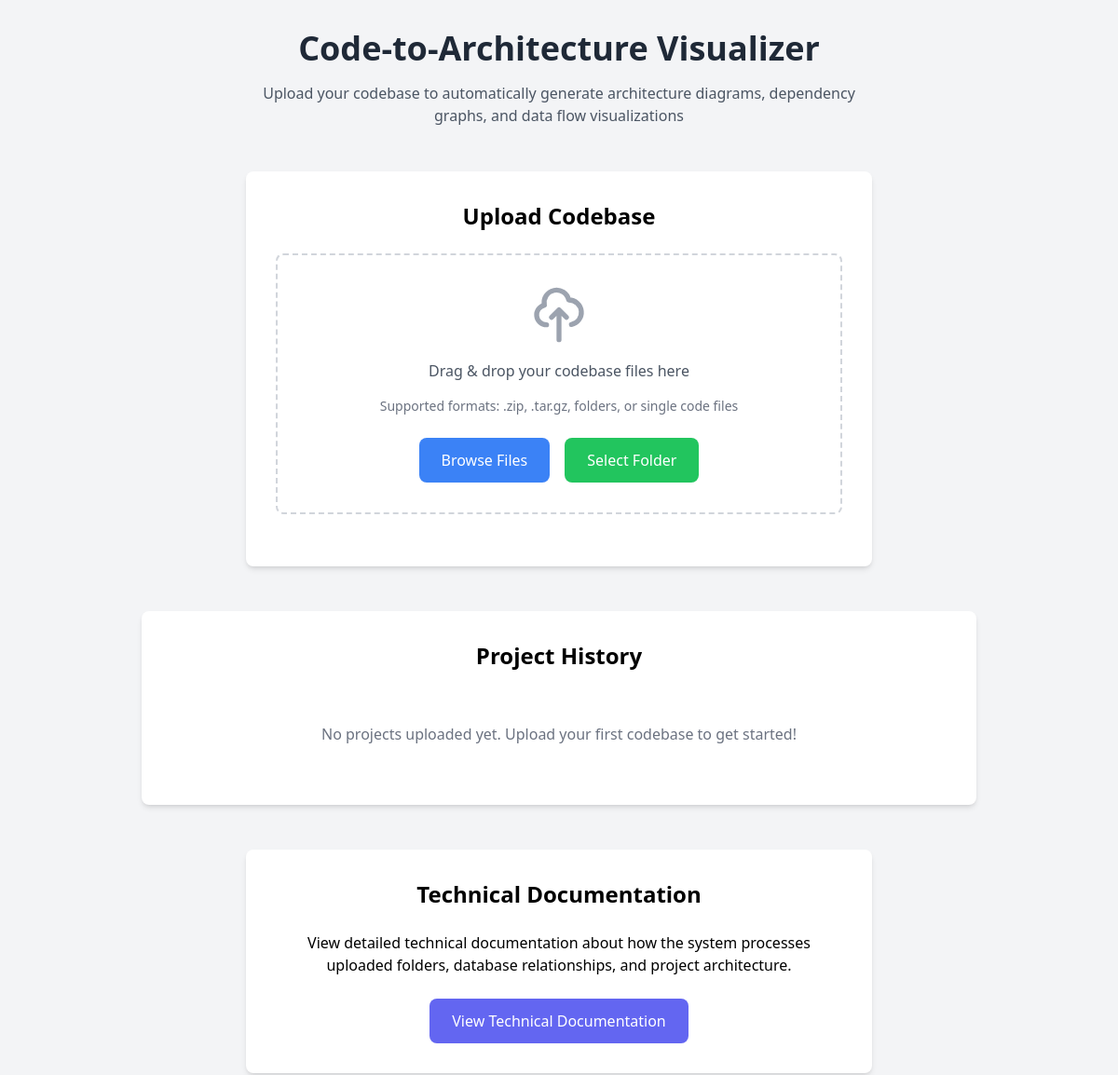
Page /api/ (upper part) on the earlier database version.
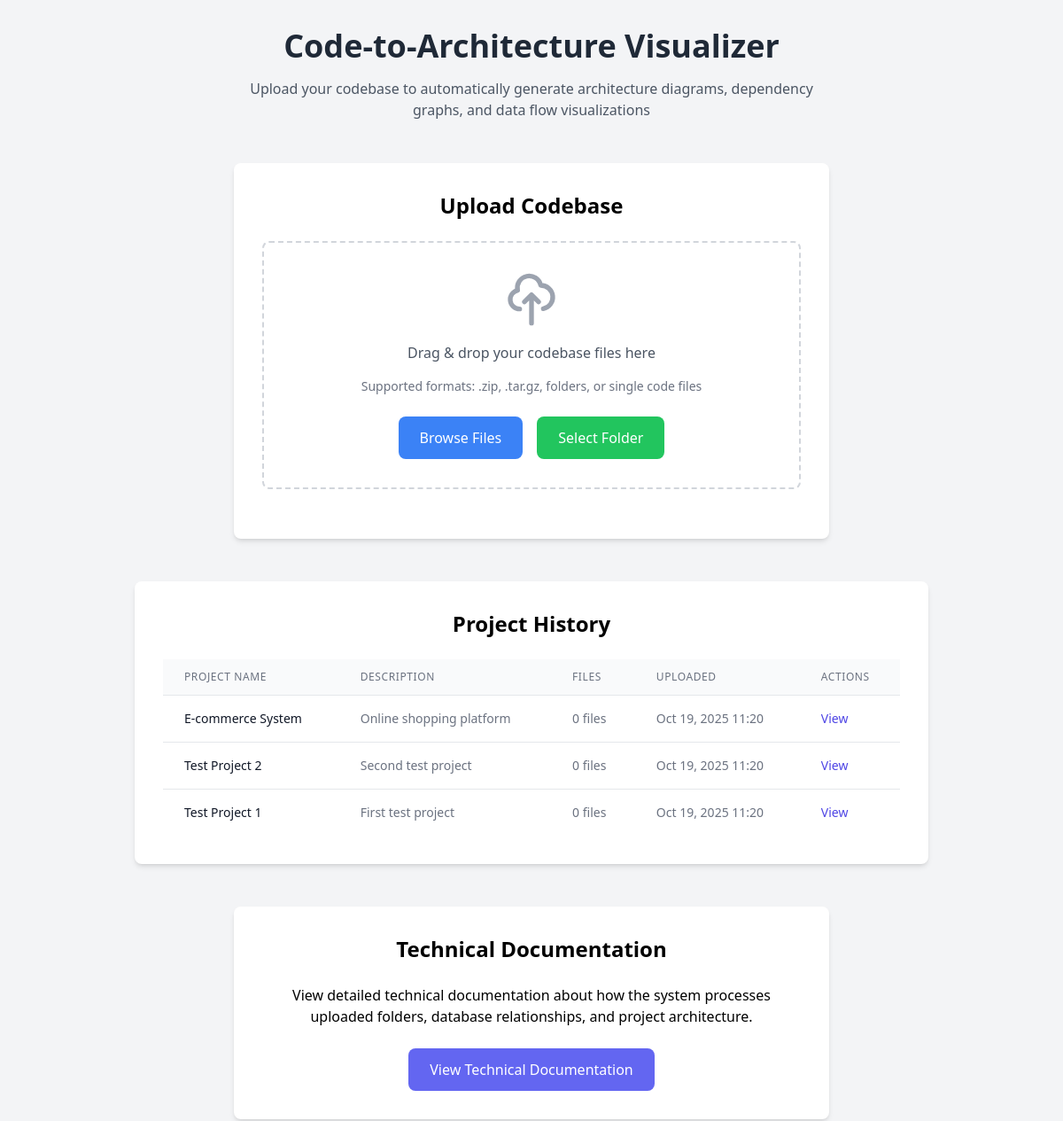
Same page on the later database version.
### analyzer/models.py (models this page shows, shortened)
class Project(models.Model):
    name = models.CharField(max_length=255)
    description = models.TextField(blank=True)
    uploaded_at = models.DateTimeField(auto_now_add=True)
    uploaded_by = models.ForeignKey(User, on_delete=models.CASCADE, null=True, blank=True)
    file_path = models.CharField(max_length=500)
    status = models.CharField(max_length=50, default='uploaded')

### analyzer/views_simple_fixed.py (the view)
# urls.py: path('', views_simple.index_view, name='index'),
def index_view(request):
    projects = Project.objects.all().order_by('-uploaded_at')
    context = {
        'projects': projects
    }
    return render(request, 'simple_index_fixed.html', context)

### templates/simple_index_fixed.html (shortened to what this page needs)
<!DOCTYPE html>
<html lang="en">
<head>
    <script src="https://cdn.tailwindcss.com"></script>
    {% load static %}
</head>
<body class="bg-gray-100 min-h-screen">
    <div class="container mx-auto px-4 py-8">
        <header class="mb-12 text-center">
            <h1 class="text-4xl font-bold text-gray-800 mb-4">Code-to-Architecture Visualizer</h1>
            <p class="text-gray-600 max-w-2xl mx-auto">Upload your codebase to automatically generate architecture diagrams, dependency graphs, and data flow visualizations</p>
        </header>
        <main>
            <section class="mb-12">
                <div class="bg-white rounded-lg shadow-md p-8 max-w-2xl mx-auto">
                    <h2 class="text-2xl font-semibold mb-6 text-center">Upload Codebase</h2>
                    <div class="border-2 border-dashed border-gray-300 rounded-lg p-8 text-center hover:border-blue-400 transition-colors mb-6">
                        <div class="mb-4">
                            <svg class="w-16 h-16 mx-auto text-gray-400" fill="none" stroke="currentColor" viewBox="0 0 24 24" xmlns="http://www.w3.org/2000/svg">
                                <path stroke-linecap="round" stroke-linejoin="round" stroke-width="2" d="M7 16a4 4 0 01-.88-7.903A5 5 0 1115.9 6L16 6a5 5 0 011 9.9M15 13l-3-3m0 0l-3 3m3-3v12"></path>
                            </svg>
                        </div>
                        <p class="text-gray-600 mb-4">Drag & drop your codebase files here</p>
                        <p class="text-gray-500 text-sm mb-6">Supported formats: .zip, .tar.gz, folders, or single code files</p>
                        <div class="flex flex-col sm:flex-row justify-center gap-4">
                            <button id="browse-files-btn" class="bg-blue-500 hover:bg-blue-600 text-white font-medium py-3 px-6 rounded-lg transition duration-200">
                                Browse Files
                            </button>
                            <button id="browse-folder-btn" class="bg-green-500 hover:bg-green-600 text-white font-medium py-3 px-6 rounded-lg transition duration-200">
                                Select Folder
                            </button>
                        </div>
                    </div>
                </div>
            </section>
            <section class="mb-12">
                <div class="bg-white rounded-lg shadow-md p-8 max-w-4xl mx-auto">
                    <h2 class="text-2xl font-semibold mb-6 text-center">Project History</h2>
                    {% if projects %}
                    <div class="overflow-x-auto">
                        <table class="min-w-full divide-y divide-gray-200">
                            <thead class="bg-gray-50">
                                <tr>
                                    <th scope="col" class="px-6 py-3 text-left text-xs font-medium text-gray-500 uppercase tracking-wider">Project Name</th>
                                    <th scope="col" class="px-6 py-3 text-left text-xs font-medium text-gray-500 uppercase tracking-wider">Description</th>
                                    <th scope="col" class="px-6 py-3 text-left text-xs font-medium text-gray-500 uppercase tracking-wider">Files</th>
                                    <th scope="col" class="px-6 py-3 text-left text-xs font-medium text-gray-500 uppercase tracking-wider">Uploaded</th>
                                    <th scope="col" class="px-6 py-3 text-left text-xs font-medium text-gray-500 uppercase tracking-wider">Actions</th>
                                </tr>
                            </thead>
                            <tbody class="bg-white divide-y divide-gray-200">
                                {% for project in projects %}
                                <tr>
                                    <td class="px-6 py-4 whitespace-nowrap">
                                        <div class="text-sm font-medium text-gray-900">{{ project.name }}</div>
                                    </td>
                                    <td class="px-6 py-4 whitespace-nowrap">
                                        <div class="text-sm text-gray-500">{{ project.description|truncatewords:10 }}</div>
                                    </td>
                                    <td class="px-6 py-4 whitespace-nowrap">
                                        <div class="text-sm text-gray-500">
                                            {% with project.codefile_set.count as file_count %}
                                            {{ file_count }} file{{ file_count|pluralize }}
                                            {% endwith %}
                                        </div>
                                    </td>
                                    <td class="px-6 py-4 whitespace-nowrap text-sm text-gray-500">
                                        {{ project.uploaded_at|date:"M d, Y H:i" }}
                                    </td>
                                    <td class="px-6 py-4 whitespace-nowrap text-sm font-medium">
                                        <a href="{% url 'visualization' project.id %}" class="text-indigo-600 hover:text-indigo-900">View</a>
                                    </td>
                                </tr>
                                {% endfor %}
                            </tbody>
                        </table>
                    </div>
                    {% else %}
                    <div class="text-center py-8">
                        <p class="text-gray-500">No projects uploaded yet. Upload your first codebase to get started!</p>
                    </div>
                    {% endif %}
                </div>
            </section>
            <section class="mb-12">
                <div class="bg-white rounded-lg shadow-md p-8 max-w-2xl mx-auto">
                    <h2 class="text-2xl font-semibold mb-6 text-center">Technical Documentation</h2>
                    <div class="prose max-w-none text-center">
                        <p class="mb-6">View detailed technical documentation about how the system processes uploaded folders, database relationships, and project architecture.</p>
                        <a href="/docs/" class="inline-block bg-indigo-500 hover:bg-indigo-600 text-white font-medium py-3 px-6 rounded-lg transition duration-200">
                            View Technical Documentation
                        </a>
                    </div>
                </div>
            </section>
        </main>
    </div>
</body>
</html>

Differences in the rows shown:
added Project: name "E-commerce System", description "Online shopping platform", codefile_set.count "0", uploaded_at "Oct 19, 2025 11:20"
added Project: name "Test Project 2", description "Second test project", codefile_set.count "0", uploaded_at "Oct 19, 2025 11:20"
added Project: name "Test Project 1", description "First test project", codefile_set.count "0", uploaded_at "Oct 19, 2025 11:20"
Other differences:
text no longer shown: "No projects uploaded yet. Upload your first codebase to get started!"
text now shown: "PROJECT NAME DESCRIPTION FILES UPLOADED ACTIONS"
